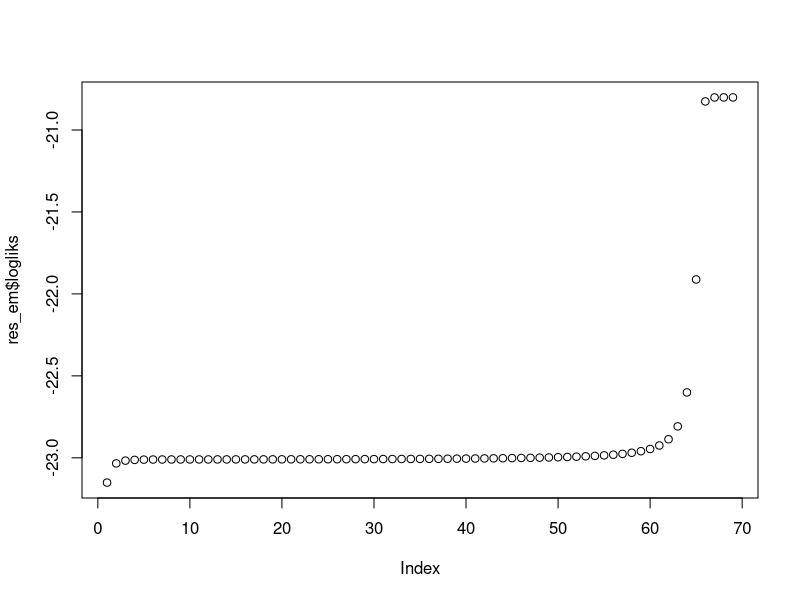

R code for this plot:
## ---- chunk 1
data<-data.frame(Var=c(-3.3,-4.4,-1.9,3.3,2.5,3.2,0.3,0.1,-0.1,-0.5),
partition1=c(1,1,1,2,2,2,2,2,1,1),
partition2=c(1,3,2,1,3,2,1,3,2,1)
)# partition = c("CLuster1", "Cluster1", "Cluster2")
initEM <- function(x, partition) {
  
  param = list(pi = NA, theta = list())
  K = length(unique(partition))
  n = length(x)  
  
  nks = table(partition)
  param$PI = nks / n
  param$theta$mu = rep(0, K)
  param$theta$sigma2 = rep(0, K)
  for (k in 1:K) {
    nk = nks[k]
    # pi[k] = sum(partition == k) / n
    # nk = sum(partition == k)
    param$theta$mu[k] = mean(x[partition == k])
    param$theta$sigma2[k] = ((nk-1) / nk) * var(x[partition == k])
  }
  
  return(param)
}

initEM(x = data$Var, partition = data$partition2)
## ---- chunk 2

logsumexp = function(logx) {
  # compute log(sum(exp(logx)))
  # in a numerically stable fashion
  m = max(logx)
  return(m + log(sum(exp(logx - m))))
}

# a test
logx = c(-1000, -10000)
logsumexp(logx)
log(sum(exp(logx)))

Estep <- function(x, param) {
  n = length(x)
  K = length(param$PI)
  
  logtau = matrix(0, n, K)
  
  # Option 1:
  # for (i in 1:n) {
  #   for(k in 1:K) {
  #     logtau[i, k] = log(param$PI[k]) + 
  #       dnorm(x = x[i], 
  #             mean = param$theta$mu[k],
  #             sd = sqrt(param$theta$sigma2[k]), 
  #             log = T)
  #   }
  #   logtau[i,] = logtau[i,] - logsumexp(logtau[i,])
  # }
  
  # Option 2: eviter la boucle sur 1:n
  # use vectorization of dnorm()
  for (k in 1:K) {
    logtau[,k] = log(param$PI[k]) +
             dnorm(x = x, 
              mean = param$theta$mu[k],
              sd = sqrt(param$theta$sigma2[k]), 
              log = T)
  }
  
  
  # normalize the rows
  logtau = logtau - apply(logtau, 1, logsumexp)
  tau = exp(logtau)
  # sanity check 
  stopifnot(all.equal(tau |> rowSums(), rep(1, n)))

  return(tau)
}

# test Estep
init_param = initEM(data$Var, data$partition1)
tau_init = Estep(data$Var, param=init_param)
tau_init
tau_init |> rowSums()
## ---- chunk 3
compute_PI = function(tau) {
  n = nrow(tau)
  return(colSums(tau) / n)
}

compute_mu = function(tau, x) {
  n = nrow(tau)
  K = ncol(tau)
  mu = rep(NA , K)
  nks = colSums(tau)
  for (k in 1:K) {
    mu[k] = sum(tau[,k] * x) / nks[k]
  }

  return(mu)
}

compute_sigma2 = function(tau, mu, x) {
  n = nrow(tau)
  K = ncol(tau)
  sigma2 = rep(NA , K)
  nks = colSums(tau)
  for (k in 1:K) {
    sigma2[k] = sum(tau[,k] * (x - mu[k])^2) / nks[k]
  }
  
  return(sigma2)
}

Mstep = function(x, tau) {
  PI = compute_PI(tau)
  mu = compute_mu(tau, x)
  sigma2 = compute_sigma2(tau, mu, x)
  
  return(list(PI=PI, theta = list(mu=mu, sigma2=sigma2)))
}


x = data$Var
# E-step
tau_init = Estep(x, init_param)
# M-step
params = Mstep(x, tau_init)
params$PI
params$theta
## ---- chunk 4
compute_mixture_llhood = function(x, param) {
  n = length(x)
  K = length(param$PI)
  M = matrix(NA, n, K)
  # logM = matrix(NA, n, K)
  for (k in 1:K) {
    # logM[,k] = log(param$PI[k]) + dnorm(x, mean = param$theta$mu[k], sd = sqrt(param$theta$sigma2[k]), log = TRUE) # computations in logspace
    M[,k] = param$PI[k] * dnorm(x, mean = param$theta$mu[k], sd = sqrt(param$theta$sigma2[k]), log = FALSE)
  }
  
  # possible de coder logM dans le for()
  # avec dnorm(...,  log = TRUE)
  # et d'utiliser un 
  # llhood = sum(apply(logM, 1, logsumexp)) 
  llhood = sum(log(rowSums(M)))
  
  return(llhood)
}

compute_mixture_llhood(x=data$Var, param = params)
## ---- chunk 5
EMgauss1D = function(x, K, partition_init, max.iter, rtol) {
  
  stopifnot(K == length(unique(partition_init)))
  
  logliks = rep(NA, max.iter)
  
  # init
  params = initEM(x, partition = partition_init)
  print(params$PI)
  new = compute_mixture_llhood(x, params)
  
  # main loop of EM
  for (t in 1:max.iter) {
    
    old = new
    logliks[t] = old
    
    # E-step (param is fixed)
    tau = Estep(x, params)
    
    # M-step (update param)
    params = Mstep(x, tau)
    
    # test cvgce criterion
    new = compute_mixture_llhood(x, params)
    
    if(abs(new - old) / abs(old) < rtol) {
      break
    }
  }
  
  # re-do E-step after convergence
  tau = Estep(x, params)
  
  return(list(logliks=na.omit(logliks), tau=tau, param=params))
}

max.iter = 100
rtol = 1e-6
K = 2
partition_init = data$partition1

res_em = EMgauss1D(x=data$Var, K,
partition_init, max.iter, rtol)
plot(res_em$logliks)
all(diff(res_em$logliks) >= 0)
